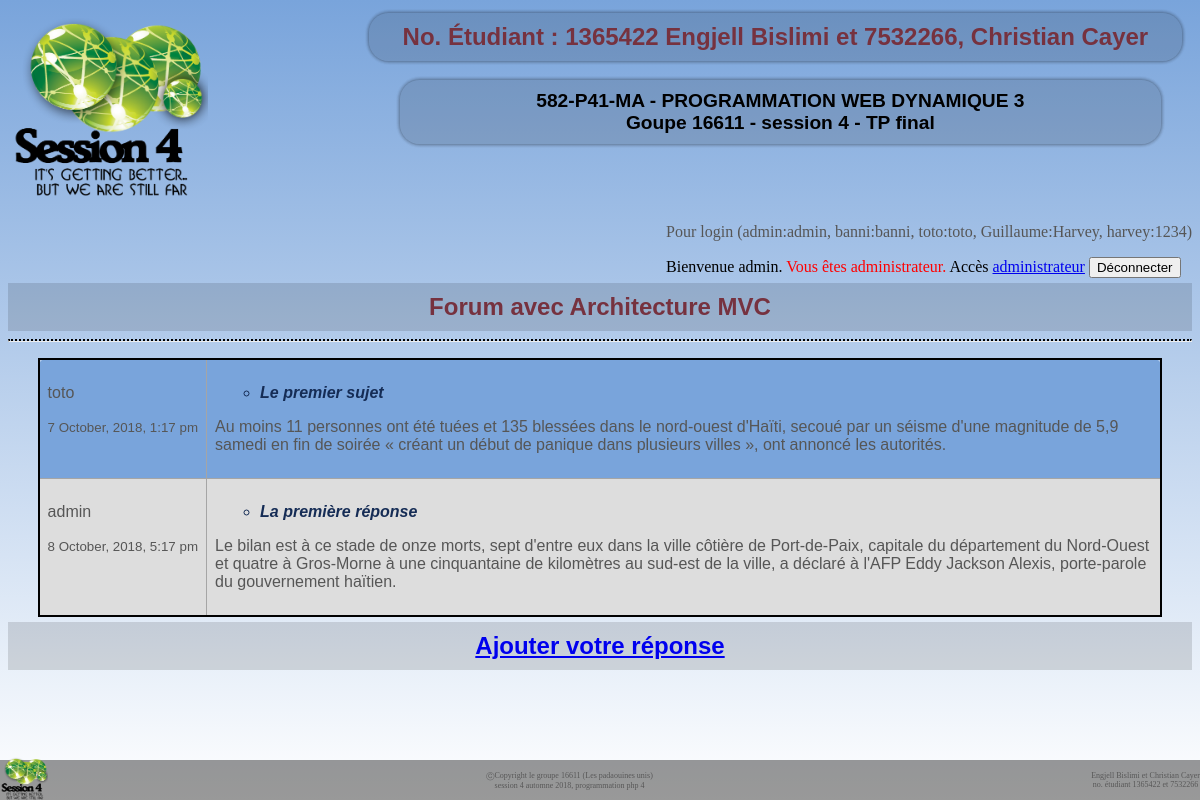
The app's page /index.php?Reponse&action=affiche&id=1 (signed in) with its own data.
### tables this page shows
CREATE TABLE sujets(
  id_sujets            int (11) Auto_increment  NOT NULL ,
  titre_sujets         Varchar (255) NOT NULL ,
  texte_sujets         Text NOT NULL ,
  date_creation_sujets DATETIME NOT NULL ,
  username             Varchar (25) NOT NULL ,
  PRIMARY KEY (id_sujets )
);

CREATE TABLE reponse(
  id_reponse            int (11) Auto_increment  NOT NULL ,
  titre_reponse         Varchar (255) NOT NULL ,
  texte_reponse         Text NOT NULL ,
  date_creation_reponse DATETIME NOT NULL ,
  id_sujets             Int NOT NULL ,
  username              Varchar (25) NOT NULL ,
  PRIMARY KEY (id_reponse )
);

### index.php (called while the page is built, shortened)
<?php
    Routeur::route();
?>

### model/BaseDAO.php (called while the page is built, shortened)
<?php
	abstract class BaseDao
	{
		protected $db;
		public function __construct(PDO $dbPDO)
		{
			$this->db = $dbPDO;
		}
		protected function lire($valeurCherchee, $cle = NULL)
		{
			if(!isset($cle)){
				$query = "SELECT * from " . $this->getTableName() . " WHERE " . $this->getPrimaryKey() ."=?";
			}
			else{
				$query = "SELECT * from " . $this->getTableName() . " WHERE " . $cle ."=?";
			}
			$donnees = array($valeurCherchee);
			return $this->requete($query, $donnees);
		}
        final protected function requete($query, $data = array())
		{
			try
			{
				$stmt = $this->db->prepare($query);
				$stmt->execute($data);
			}
			catch(PDOException $e)
			{
				trigger_error("<p>La requête suivante a donné une erreur : $query</p><p>Exception : " . $e->getMessage() . "</p>");
                return false;
			}
			return $stmt;
		}
	}
?>

### model/Modele_Sujets.php (called while the page is built, shortened)
<?php
    class Modele_Sujets extends BaseDAO
    {
       public function getTableName()
       {
           return "sujets";
       }
        public function getPrimaryKey()
        {
            return "id_sujets";
        }
        public function obtenir_par_id($id)
        {
            $resultat = $this->lire($id);
            $resultat->setFetchMode(PDO::FETCH_CLASS | PDO::FETCH_PROPS_LATE, "Sujets");
            $leFilm = $resultat->fetch();
            return $leFilm;
        }
    }
?>

### model/Sujets.php (called while the page is built, shortened)
<?php
    class Sujets
    {
        private $id_sujets;
        private $titre_sujets;
        private $texte_sujets;
        private $date_creation_sujets;
        private $username;
        public function getIdSujets()
        {
            return $this->id_sujets;
        }
        public function setIdSujets($id_sujets)
        {
            if((filter_var($id_sujets, FILTER_VALIDATE_INT)  || (filter_var($id_sujets, FILTER_VALIDATE_INT) === 0)))
                $this->id_sujets = $id_sujets;
            else
                trigger_error("Doit être numérique....", E_USER_ERROR);
        }
        public function getTitreSujets()
        {
            return $this->titre_sujets;
        }
        public function setTitreSujets($titre_sujets)
        {
            if(is_string($titre_sujets))
                $this->titre_sujets = $titre_sujets;
            else
                trigger_error("Le nom doit être une chaine de caractères....", E_USER_ERROR);
        }
        public function getTexteSujets()
        {
            return $this->texte_sujets;
        }
        public function setTexteSujets($texte_sujets)
        {
            if(is_string($texte_sujets))
                $this->texte_sujets = $texte_sujets;
            else
                trigger_error("Le texte doit être une chaine de caractères....", E_USER_ERROR);
        }
        public function getDateCreationSujets()
        {
            return $this->date_creation_sujets;
        }
        public function setDateCreationSujets($date_creation_sujets)
        {
            if(is_string($date_creation_sujets))
                $this->date_creation_sujets = $date_creation_sujets;
            else
                trigger_error("La date doit être une chaine de caractères....", E_USER_ERROR);
        }
        public function getUsername()
        {
            return $this->username;
        }
        public function setUsername($username)
        {
            if(is_string($username))
                $this->username = $username;
            else
                trigger_error("Le nom d'utilisateur doit être une chaine de caractères....", E_USER_ERROR);
        }
    }
?>

### model/Modele_Reponse.php (called while the page is built, shortened)
<?php
class Modele_Reponse extends BaseDAO
{
    public function getTableName()
    {
        return "reponse";
    }
    public function obtenir_reponse_par_sujet($id)
    {
        $query = "SELECT * FROM " . $this->getTableName()." WHERE id_sujets = ".$id. " ORDER BY date_creation_reponse ";
        $resultats = $this->requete($query);
        $lesReponses = $resultats->fetchAll(PDO::FETCH_CLASS | PDO::FETCH_PROPS_LATE, "Reponse");
        return $lesReponses;
    }
}
?>

### model/Reponse.php (called while the page is built, shortened)
<?php
    class Reponse
    {
        private $titre_reponse;
        private $texte_reponse;
        private $date_creation_reponse;
        private $username;
        public function getTitreReponse()
        {
            return $this->titre_reponse;
        }
        public function setTitreReponse($titre_reponse)
        {
            if(is_string($titre_reponse))
                $this->titre_reponse = $titre_reponse;
            else
                trigger_error("Le titre doit être une chaine de caractères....", E_USER_ERROR);
        }
        public function getTexteReponse()
        {
            return $this->texte_reponse;
        }
        public function setTexteReponse($texte_reponse)
        {
            if(is_string($texte_reponse))
                $this->texte_reponse = $texte_reponse;
            else
                trigger_error("Le texte doit être une chaine de caractères....", E_USER_ERROR);
        }
        public function getDateCreationReponse()
        {
            return $this->date_creation_reponse;
        }
        public function setDateCreationReponse($date_creation_reponse)
        {
            if(is_string($date_creation_reponse))
                $this->date_creation_reponse = $date_creation_reponse;
            else
                trigger_error("Le nom doit être une chaine de caractères....", E_USER_ERROR);
        }
        public function getUsername()
        {
            return $this->username;
        }
        public function setUsername($username)
        {
            if(is_string($username))
                $this->username = $username;
            else
                trigger_error("Le nom d'utilisateur doit être une chaine de caractères....", E_USER_ERROR);
        }
    }
?>

### view/AfficheSujetAvecReponse.php (the view)
<?php
echo "<table class='tableSujet'>";
    echo "<tr>";
        echo "<td><p>" .$data["sujets"]->getUsername() . "</p><p style='white-space: nowrap'><small>" . date("j F, Y, g:i a", strtotime($data["sujets"]->getDateCreationSujets())) . "</small></p></td>";
        echo "<p>";
        echo "<td><h3>".$data["sujets"]->getTitreSujets() . "</h3>";
        echo "<p>". $data["sujets"]->getTexteSujets() . "</p>";
        echo "</td>";
    echo "</tr>";
        foreach($data["reponse"] as $reponse)
        {
            echo "<tr>";
            echo "<td><p>" . $reponse->getUsername() . "</p><p style='white-space: nowrap'><small>" . date("j F, Y, g:i a", strtotime($reponse->getDateCreationReponse())) . "</small></p></td>";
            echo "<td><h3><strong>" . $reponse->getTitreReponse() . "</strong></h3><p>". $reponse->getTexteReponse() . "</p></td>";
            echo "</tr>";
        }
echo "</table>";
echo "<h1><a href='index.php?Reponse&action=FormReponseSujet&id=" . $data["sujets"]->getIdSujets() . "'>Ajouter votre réponse</a></h1>";
?>

### css/colorTomS2.css (style rules this page uses)
html { color:black; }
body { height: 100%; background: linear-gradient(#79a4db, white); background-attachment: fixed; }
h1, h2, h3, h4 { font-size: 1em; color: #76323F; font-family: Arial, Helvetica, sans-serif; }
h1 { font-size: 1.5em; color: #76323F; background-color: rgba(0, 0, 0, .125); }
h3 { color: #152C55; }
p { color:#565656; }

### css/posTomS2.css (style rules this page uses)
html { margin: 0 auto; max-width: 1400px; }
body { padding-bottom: 30px; }
h1 { margin: 5px auto; padding: 10px; text-align: center; }
h3 { display: list-item; list-style-type: circle; margin-left: 45px; font-style: italic; }
table { margin-left:auto; margin-right:auto; }

### css/table.css (style rules this page uses)
.tableSujet { font-family: arial, sans-serif; border-collapse: collapse; width: 95%; border: 2px solid black; border-radius: 10px; background-color: #79a4db; }
.tableSujet td, .tableSujet th { border: 1px solid #a5a5a5; text-align: left; padding: 8px; vertical-align:top; }
.tableSujet tr:nth-child(even) { background-color: #dddddd; }

### records on screen
sujets: username "toto", date_creation_sujets "7 October, 2018, 1:17 pm", titre_sujets "Le premier sujet", texte_sujets "Au moins 11 personnes ont été tuées et 135 blessées dans le nord-ouest d'Haïti, secoué par un séisme d'une magnitude de 5,9 samedi en fin de soirée « créant un début de panique dans plusieurs villes », ont annoncé les autorités."
reponse: username "admin", date_creation_reponse "8 October, 2018, 5:17 pm", titre_reponse "La première réponse", texte_reponse "Le bilan est à ce stade de onze morts, sept d'entre eux dans la ville côtière de Port-de-Paix, capitale du département du Nord-Ouest et quatre à Gros-Morne à une cinquantaine de kilomètres au sud-est de la ville, a déclaré à l'AFP Eddy Jackson Alexis, porte-parole du gouvernement haïtien."

### other values on screen
$_SESSION["username"] "admin"
